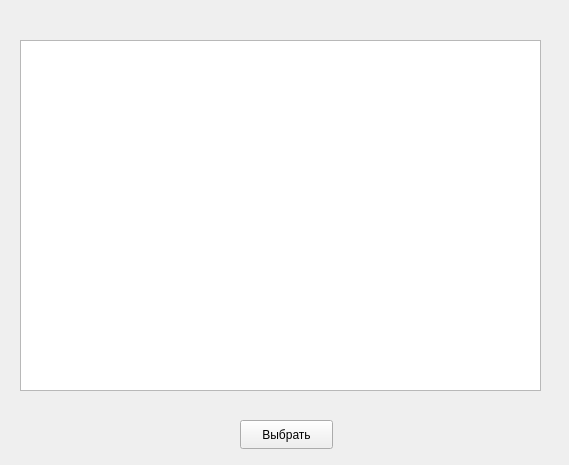
<?xml version="1.0" encoding="UTF-8"?>
<ui version="4.0">
 <class>Directories</class>
 <widget class="QWidget" name="Directories">
  <property name="geometry">
   <rect>
    <x>0</x>
    <y>0</y>
    <width>569</width>
    <height>465</height>
   </rect>
  </property>
  <property name="windowTitle">
   <string>Form</string>
  </property>
  <widget class="QPushButton" name="pushButton">
   <property name="geometry">
    <rect>
     <x>240</x>
     <y>420</y>
     <width>93</width>
     <height>29</height>
    </rect>
   </property>
   <property name="text">
    <string>Выбрать</string>
   </property>
  </widget>
  <widget class="QListWidget" name="listWidget">
   <property name="geometry">
    <rect>
     <x>20</x>
     <y>40</y>
     <width>521</width>
     <height>351</height>
    </rect>
   </property>
  </widget>
 </widget>
 <resources/>
 <connections/>
</ui>
